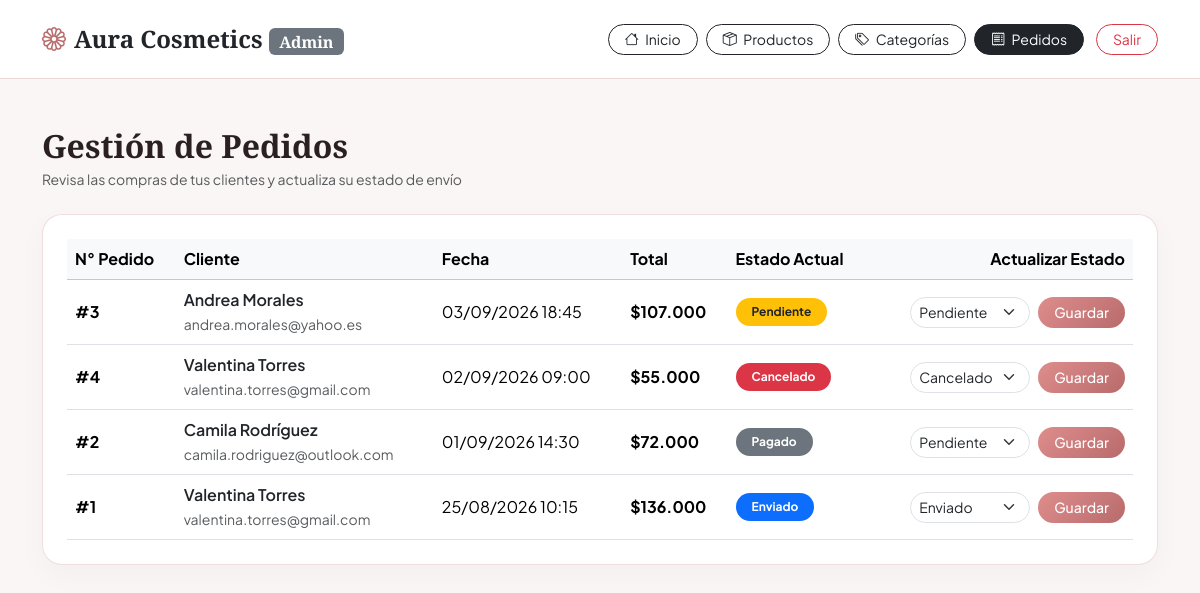
Page /pedidos.php (signed in) on the committed database.
### tables this page shows
CREATE TABLE `pedidos` (
  `id_pedido` int NOT NULL,
  `id_usuario` int NOT NULL,
  `total` decimal(10,2) NOT NULL,
  `estado` enum('pendiente','pagado','enviado','cancelado') DEFAULT 'pendiente',
  `fecha_pedido` datetime DEFAULT CURRENT_TIMESTAMP
);

CREATE TABLE `usuarios` (
  `id_usuario` int NOT NULL,
  `nombre` varchar(100) NOT NULL,
  `correo` varchar(100) NOT NULL,
  `password` varchar(255) NOT NULL,
  `telefono` varchar(20) DEFAULT NULL,
  `direccion` text NOT NULL,
  `rol` enum('cliente','admin') DEFAULT 'cliente',
  `fecha_registro` datetime DEFAULT CURRENT_TIMESTAMP
);

### pedidos.php (the view, shortened to what this page needs)
<?php
require_once 'inc/conexion.php';
$sql_pedidos = "SELECT p.*, u.nombre AS nombre_cliente, u.correo
                FROM pedidos p
                LEFT JOIN usuarios u ON p.id_usuario = u.id_usuario
                ORDER BY p.fecha_pedido DESC";
$res_pedidos = mysqli_query($conexion, $sql_pedidos);
?>
<!DOCTYPE html>
<html lang="es">
<head>
    <link href="https://cdn.jsdelivr.net/npm/bootstrap@5.3.3/dist/css/bootstrap.min.css" rel="stylesheet">
    <link href="https://cdn.jsdelivr.net/npm/bootstrap-icons@1.11.3/font/bootstrap-icons.min.css" rel="stylesheet">
</head>
<body>
<nav class="navbar navbar-expand-lg navbar-cosmetic sticky-top py-3">
    <div class="container">
        <a class="navbar-brand brand-font fw-bold fs-4 text-dark" href="dashboard.php">
            <i class="bi bi-flower1 me-2" style="color: #b86b6b;"></i>Aura Cosmetics <span class="badge bg-secondary fs-6 align-middle">Admin</span>
        </a>
        <div class="d-flex align-items-center gap-2">
            <a href="dashboard.php" class="btn btn-outline-dark btn-sm rounded-pill px-3">
                <i class="bi bi-house me-1"></i> Inicio
            </a>
            <a href="productos.php" class="btn btn-outline-dark btn-sm rounded-pill px-3">
                <i class="bi bi-box-seam me-1"></i> Productos
            </a>
            <a href="categorias.php" class="btn btn-outline-dark btn-sm rounded-pill px-3">
                <i class="bi bi-tags me-1"></i> Categorías
            </a>
            <a href="pedidos.php" class="btn btn-dark btn-sm rounded-pill px-3">
                <i class="bi bi-receipt me-1"></i> Pedidos
            </a>
            <a href="logout.php" class="btn btn-outline-danger btn-sm rounded-pill px-3 ms-1">Salir</a>
        </div>
    </div>
</nav>
<div class="container py-4 py-lg-5">
    <div class="mb-4">
        <h2 class="brand-font fw-bold mb-1">Gestión de Pedidos</h2>
        <p class="text-muted small mb-0">Revisa las compras de tus clientes y actualiza su estado de envío</p>
    </div>
    <div class="card card-custom p-4">
        <div class="table-responsive">
            <table class="table table-hover align-middle mb-0">
                <thead class="table-light">
                    <tr>
                        <th>N° Pedido</th>
                        <th>Cliente</th>
                        <th>Fecha</th>
                        <th>Total</th>
                        <th>Estado Actual</th>
                        <th class="text-end">Actualizar Estado</th>
                    </tr>
                </thead>
                <tbody>
                    <?php if ($res_pedidos && mysqli_num_rows($res_pedidos) > 0): ?>
                        <?php while ($pedido = mysqli_fetch_assoc($res_pedidos)):
                            $badge_color = 'bg-secondary';
                            $estado = strtolower($pedido['estado']);
                            if ($estado == 'pendiente') $badge_color = 'bg-warning text-dark';
                            if ($estado == 'enviado' || $estado == 'procesando') $badge_color = 'bg-primary';
                            if ($estado == 'cancelado') $badge_color = 'bg-danger';
                        ?>
                            <tr>
                                <td class="fw-bold">#<?= $pedido['id_pedido'] ?></td>
                                <td>
                                    <span class="d-block fw-semibold text-dark"><?= htmlspecialchars($pedido['nombre_cliente'] ?? 'Usuario Desconocido') ?></span>
                                    <span class="small text-muted"><?= htmlspecialchars($pedido['correo'] ?? '') ?></span>
                                </td>
                                <td><?= date('d/m/Y H:i', strtotime($pedido['fecha_pedido'])) ?></td>
                                <td class="fw-bold">$<?= number_format($pedido['total'], 0, ',', '.') ?></td>
                                <td>
                                    <span class="badge <?= $badge_color ?> rounded-pill px-3 py-2">
                                        <?= htmlspecialchars(ucfirst($pedido['estado'])) ?>
                                    </span>
                                </td>
                                <td class="text-end">
                                    <form action="pedidos.php" method="POST" class="d-flex justify-content-end gap-2">
                                        <select name="estado" class="form-select form-select-sm rounded-pill w-auto" required>
                                            <option value="Pendiente" <?= ($estado == 'pendiente') ? 'selected' : '' ?>>Pendiente</option>
                                            <option value="Enviado" <?= ($estado == 'enviado') ? 'selected' : '' ?>>Enviado</option>
                                            <option value="Cancelado" <?= ($estado == 'cancelado') ? 'selected' : '' ?>>Cancelado</option>
                                        </select>
                                        <button type="submit" class="btn btn-sm btn-cosmetic rounded-pill px-3">
                                            Guardar
                                        </button>
                                    </form>
                                </td>
                            </tr>
                        <?php endwhile; ?>
                    <?php endif; ?>
                </tbody>
            </table>
        </div>
    </div>
</div>
</body>
</html>

### pedidos.php (style rules this page uses)
:root { --cosmetic-rose: #d88a8a; --cosmetic-dark: #2a2024; --cosmetic-bg: #faf6f5; }
body { font-family: 'Plus Jakarta Sans', sans-serif; background-color: var(--cosmetic-bg); color: var(--cosmetic-dark); }
.brand-font { font-family: 'Playfair Display', serif; }
.navbar-cosmetic { background-color: #ffffff; border-bottom: 1px solid #ebd9d8; }
.btn-cosmetic { background: linear-gradient(135deg, #df8d8d 0%, #b86b6b 100%); border: none; color: #ffffff; border-radius: 12px; font-weight: 500; }
.card-custom { border: 1px solid rgba(235, 217, 216, 0.8); border-radius: 20px; background-color: #ffffff; box-shadow: 0 10px 30px rgba(0,0,0,0.03); }

### rows in the picture
pedidos: id_pedido "3", id_usuario.nombre "Andrea Morales", id_usuario.correo "andrea.morales@yahoo.es", fecha_pedido "03/09/2026 18:45", total "107.000", estado "Pendiente"
pedidos: id_pedido "4", id_usuario.nombre "Valentina Torres", id_usuario.correo "valentina.torres@gmail.com", fecha_pedido "02/09/2026 09:00", total "55.000", estado "Cancelado"
pedidos: id_pedido "2", id_usuario.nombre "Camila Rodríguez", id_usuario.correo "camila.rodriguez@outlook.com", fecha_pedido "01/09/2026 14:30", total "72.000", estado "Pagado"
pedidos: id_pedido "1", id_usuario.nombre "Valentina Torres", id_usuario.correo "valentina.torres@gmail.com", fecha_pedido "25/08/2026 10:15", total "136.000", estado "Enviado"
